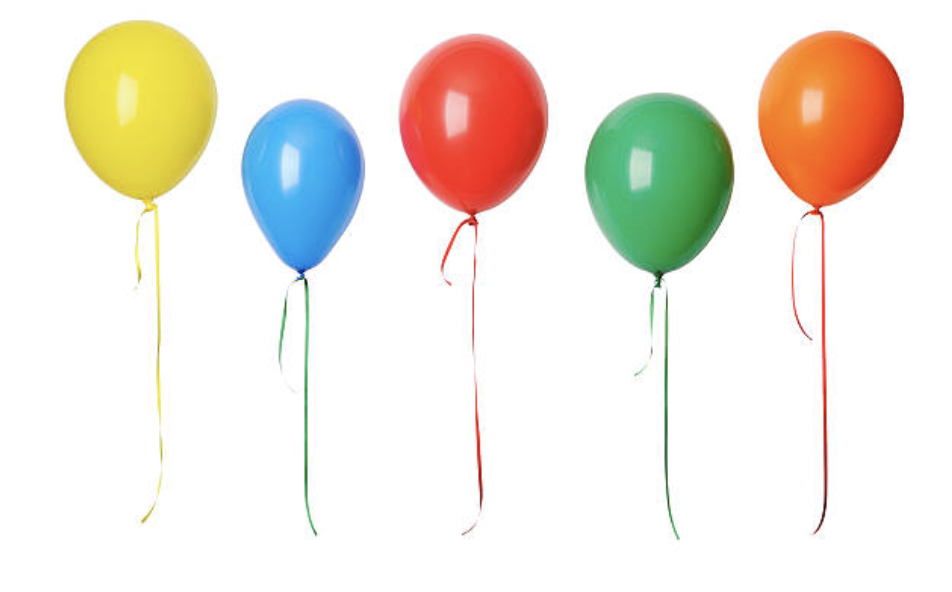
#> input picture 10052021-lab/balloon.png, 952 x 592 px, given in place of the camera
$ python 518H0003-Ex2.py
#> lines starting #> are read from the running program, lines starting #| are printed output that depends on the picture
"""
Name: 518H0003-Ex2.py
Author: Quoc Cuong Nguyen
Contact: cuongbo2000@icloud.com
Time: 05/10/2021 20:15
Desc:
"""

import cv2
import numpy as np

cap = cv2.VideoCapture(0)

while (cap.isOpened()):
    ret, frame = cap.read()
#> frame is the input picture: shape (592, 952, 3); mean B, G, R 226.7, 235.2, 240.3
    if ret:
        cv2.imshow('Frame', frame)

        if cv2.waitKey(25) & 0xFF == ord('q'):
#> (key q is pressed here)
            break
    else:
        break

cap.release()
cv2.destroyAllWindows()

cv2.imwrite('ouput.png',frame)

# Ex 8
img = cv2.imread('ouput.png')

ins = cv2.add(img, 20)

res = np.hstack((img, ins))

cv2.imshow('Brightness Increase', res)
cv2.waitKey(0)
cv2.destroyAllWindows()

# Ex9
img = cv2.imread('ouput.png')

R, G, B = cv2.split(img)
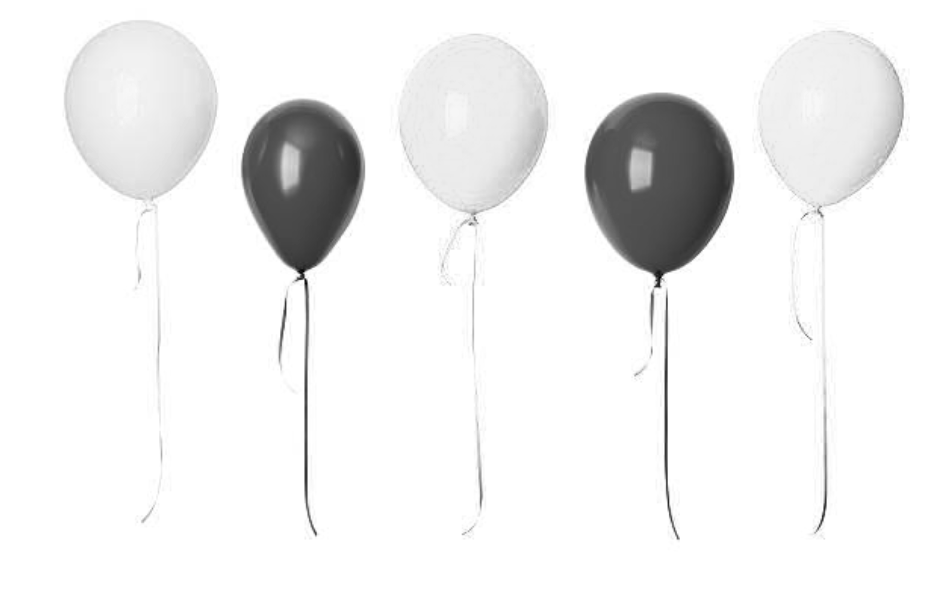
#> B: shape (592, 952); min 4, max 255, mean 240.3

output1_R = cv2.equalizeHist(R)
output1_G = cv2.equalizeHist(G)
output1_B = cv2.equalizeHist(B)

equ = cv2.merge((output1_R, output1_G, output1_B))
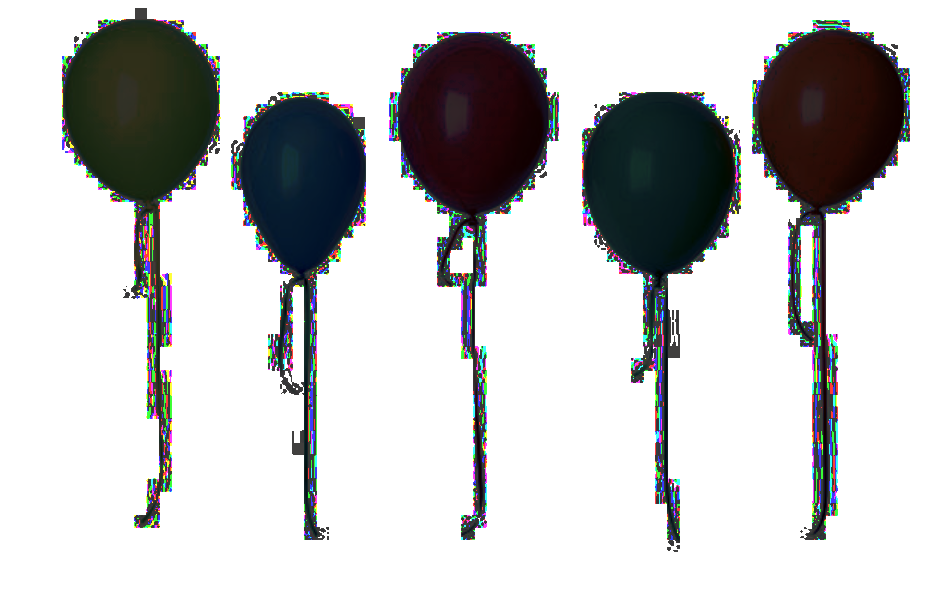
#> equ: shape (592, 952, 3); mean B, G, R 199.6, 199.2, 198.7

res = np.hstack((img, equ))

cv2.imshow('Global histogram equalization ', res)
cv2.waitKey(0)
cv2.destroyAllWindows()

#Ex 10
img = cv2.imread('ouput.png')

R, G, B = cv2.split(img)

clahe = cv2.createCLAHE(clipLimit=2.0, tileGridSize=(8,8))

output1_R = clahe.apply(R)
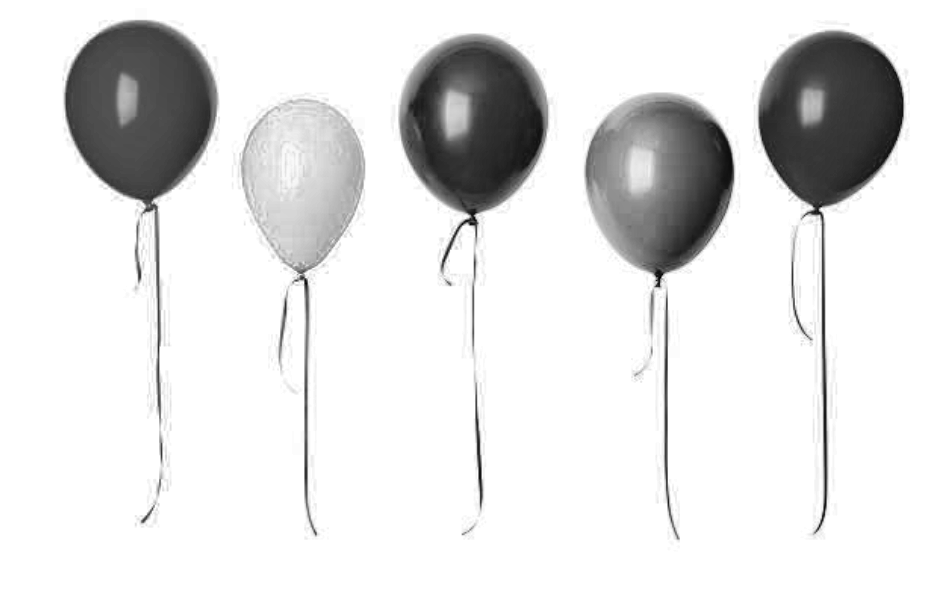
#> output1_R: shape (592, 952); min 4, max 255, mean 226.3
output1_G = clahe.apply(G)
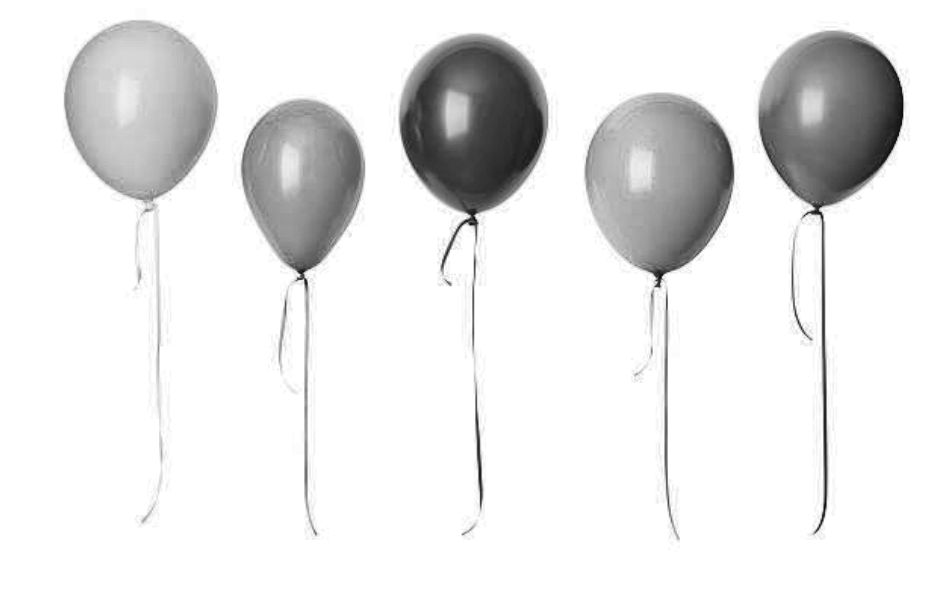
#> output1_G: shape (592, 952); min 8, max 255, mean 232.4
output1_B = clahe.apply(B)
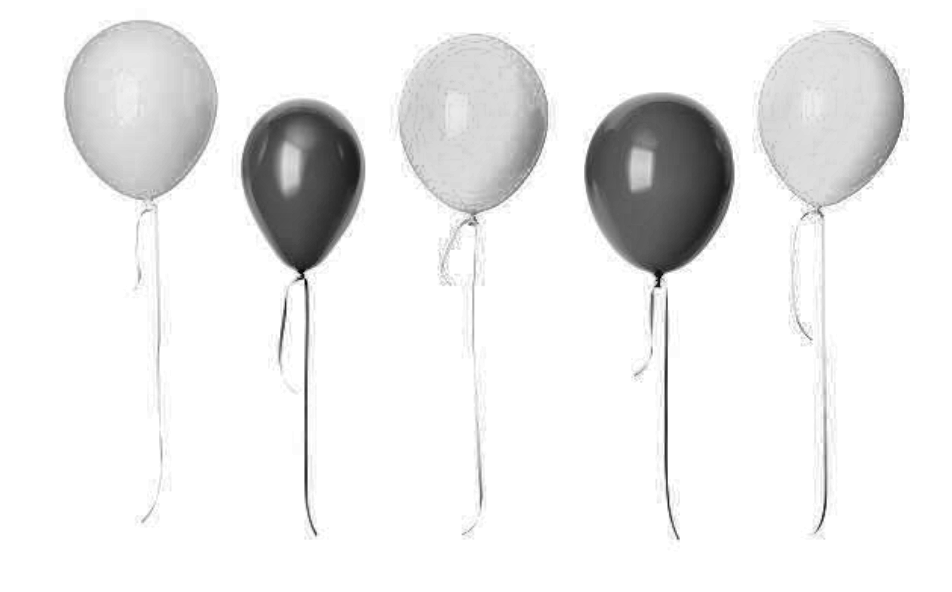
#> output1_B: shape (592, 952); min 3, max 255, mean 237.2

equ = cv2.merge((output1_R, output1_G, output1_B))
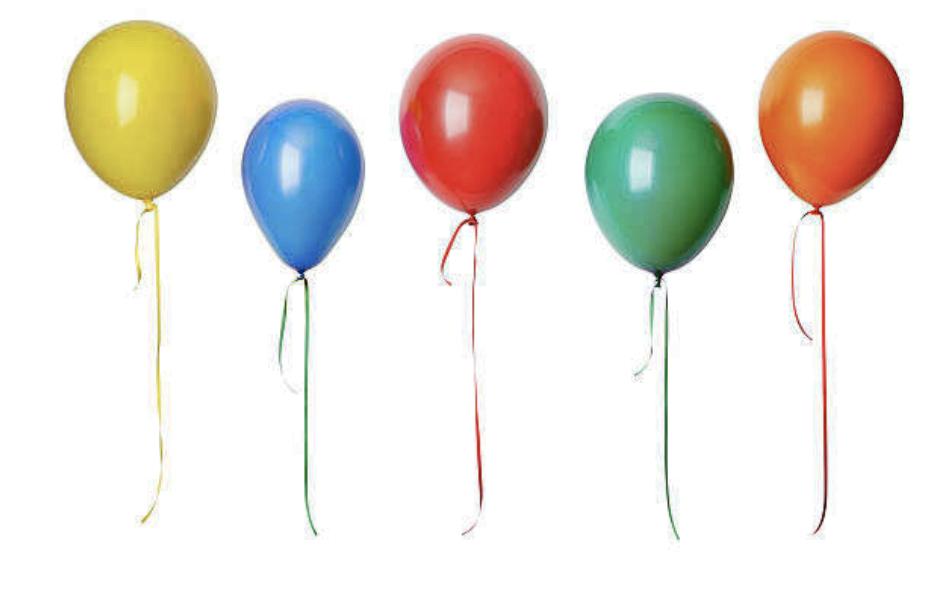
#> equ: shape (592, 952, 3); mean B, G, R 226.3, 232.4, 237.2

res = np.hstack((img, equ))
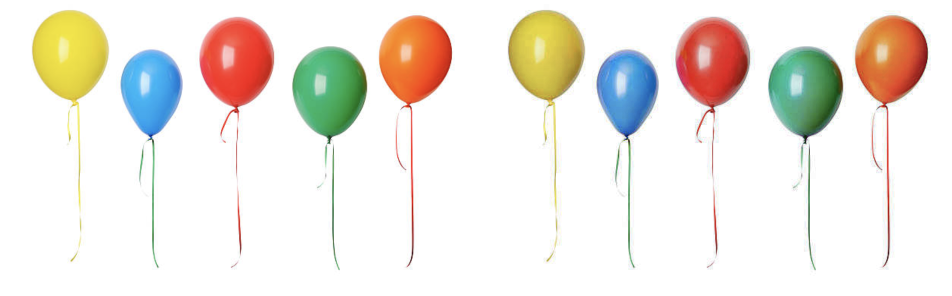
#> res: shape (592, 1904, 3) (shown at 1/2 size); mean B, G, R 226.5, 233.8, 238.8

cv2.imshow('Adaptive histogram equalization', res)
cv2.waitKey(0)
cv2.destroyAllWindows()
